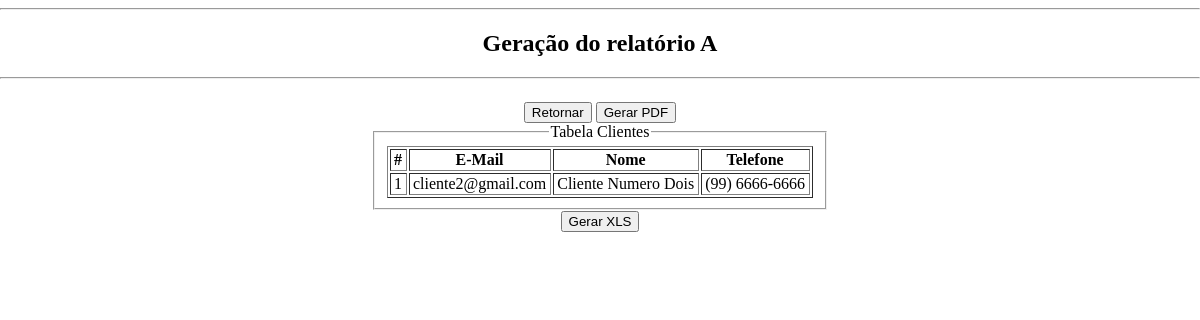
The app's page /relatorio1.php, older data.
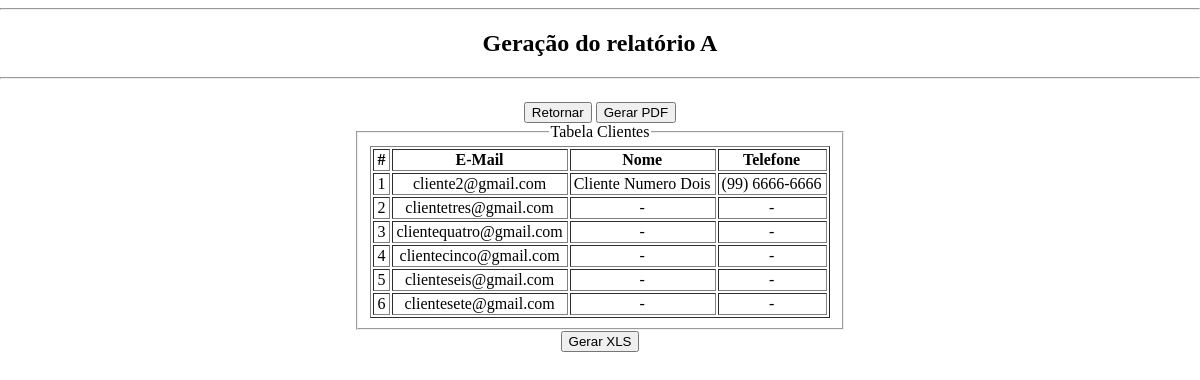
The same page, newer data.
### tables this page shows
CREATE TABLE `pessoa` (
  `idPessoa` int(11) NOT NULL,
  `nome` varchar(200) NOT NULL,
  `telefone` varchar(15) DEFAULT NULL,
  `idUsuario_Pessoa` int(11) NOT NULL
);

CREATE TABLE `usuario` (
  `idUsuario` int(11) NOT NULL,
  `email` varchar(200) NOT NULL,
  `senha` varchar(32) NOT NULL,
  `idListaPerfil_Usuario` int(11) NOT NULL
);

### relatorio1.php (the view, shortened to what this page needs)
<!DOCTYPE HTML>
<html lang="pt-br">
	<head>
		<link rel="stylesheet" type="text/css" href="stylesheet.css" />
	</head>
	<body>
		<header>
			<hr>
			<h2><center>Geração do relatório A</center></h2>
			<hr>
			<?php
				$contador = 1;
			?>
		</header>
		<nav>
			<a href="index.php">
				<input class="botaoTop" type="button" value="Retornar" name="index" align="center">
			</a>
			<a href="relatorio1GerarPdf.php">
				<input class="botaoTop" type="button" value="Gerar PDF" name="pdfGen" align="center">
			</a>
		</nav>
			<div>
				<fieldset>
					<legend>
						Tabela Clientes
					</legend>
					<table border="1" style ="margin : 0 auto">
						<th>#</th>
						<th>E-Mail</th>
						<th>Nome</th>
						<th>Telefone</th>
						<?php
							include "conexao.php";
							$sql = "SELECT u.email AS email, P.nome AS nome, P.telefone AS telefone
									FROM usuario AS U
									LEFT JOIN pessoa AS P ON u.idUsuario = P.idUsuario_Pessoa
									WHERE U.idListaPerfil_Usuario = 4";
							$contatos = $conex -> prepare($sql);
							$contatos -> execute();
							foreach($contatos as $bolacha)
							{
									$email = $bolacha['email'];
									$nome = $bolacha['nome'];
									$telefone = $bolacha['telefone'];
									if (is_null($nome)){
										$nome = " - ";
									}
									if (is_null($telefone)){
										$telefone = " - ";
									}
									echo "<tr>";
									echo "<td>".$contador."</td>";
									echo "<td>".$email."</td>";
									echo "<td>".$nome."</td>";
									echo "<td>".$telefone."</td>";
									echo "</tr>";
									$contador++;
							}
						?>
					</table>
				</fieldset>
				<form action="relatorioAGerarXls.php" method="POST">
					<input type="submit" value="Gerar XLS" name="xlsGen" align="center" />
				</form>
			</div>
	</body>
</html>

Row changes from the older to the newer data that the page shows:
added usuario: email "clientetres@gmail.com", nome "-", telefone "-"
added usuario: email "clientequatro@gmail.com", nome "-", telefone "-"
added usuario: email "clientecinco@gmail.com", nome "-", telefone "-"
added usuario: email "clienteseis@gmail.com", nome "-", telefone "-"
added usuario: email "clientesete@gmail.com", nome "-", telefone "-"
